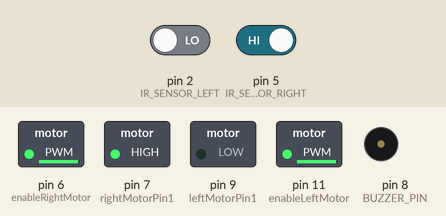
Simulated run of this sketch. Board: Arduino Uno, built with avr-gcc and run on an emulated ATmega328P. Shown: switched loads named in the sketch (green lamp = pin HIGH), buzzer (waves = sounding, pin HIGH). Inputs (shaded band) come from the test bench; at power-on: pin 2 (IR_SENSOR_LEFT) LOW, pin 5 (IR_SENSOR_RIGHT) HIGH.

Above: at 1.2 s.
1.3 s: pin 2 (IR_SENSOR_LEFT) driven HIGH
At 3.6 s:
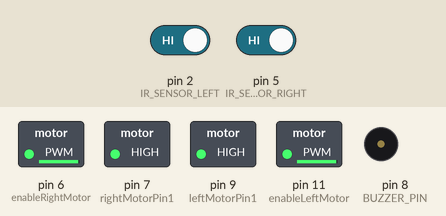
4.3 s: pin 5 (IR_SENSOR_RIGHT) driven LOW
At 5.7 s:
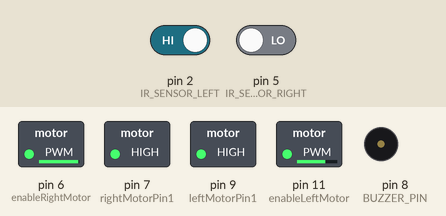
At 6.4 s:
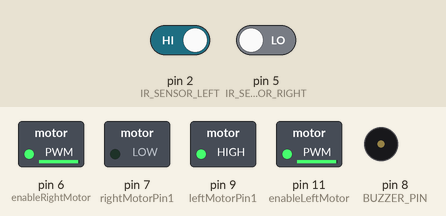
7.3 s: pin 5 (IR_SENSOR_RIGHT) driven HIGH
Timing chart, 0 to 16.3 s (numbered marks = the images above; inputs shaded):
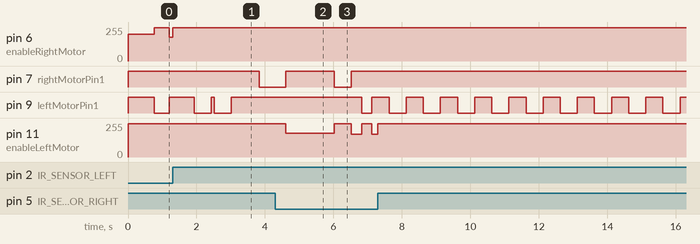

Measured:
- after the input at 4.3 s, pin 11 (enableLeftMotor): 250/255 → 180/255 after 0.31 s, → 250/255 1.4 s later, → 170/255 0.50 s later, → 250/255 0.30 s later, … (5 changes in this stretch)
- by itself, pin 9 (leftMotorPin1): alternates HIGH for 0.50 s and LOW for 0.50 s

The sketch:

2_Sensor_Follow_Line.ino
```cpp
//Code Cre:Tấn Cường UTE
#define IR_SENSOR_RIGHT 5
#define IR_SENSOR_LEFT 2
#define BUZZER_PIN 8
#define MAX_MOTOR_SPEED 250
int enableRightMotor = 6;
int rightMotorPin1 = 7;
int enableLeftMotor = 11;
int leftMotorPin1 = 9;
int aount = 0;
unsigned long startTime = 0;
const unsigned long straightDuration1 = 760;
const unsigned long turnDuration1 = 450;
boolean isTurning = false;
boolean isTTurning = false;
boolean isTTTurning = false;
boolean isTTTTurning = false;
boolean isTTTTTurning = false;
boolean isTTTTTTurning = false;
boolean isTTTTTTTurning = false;
boolean isTTTTTTTTurning = false;
boolean isTTTTTTTTTurning = false;
boolean Robot = false;
boolean RRobot = false;
boolean RRRobot = false;
boolean RRRRobot = false;
boolean RRRRRobot = false;
boolean RRRRRRobot = false;
boolean RRRRRRRobot = false;
boolean RRRRRRRRobot = false;
boolean RRRRRRRRRobot = false;
void setup() {
  pinMode(BUZZER_PIN, OUTPUT);
  pinMode(enableRightMotor, OUTPUT);
  pinMode(rightMotorPin1, OUTPUT);
  pinMode(enableLeftMotor, OUTPUT);
  pinMode(leftMotorPin1, OUTPUT);
  pinMode(IR_SENSOR_RIGHT, INPUT);
  pinMode(IR_SENSOR_LEFT, INPUT);
  rotateMotor(0, 0);
  startTime = millis();
}
void loop() {
  unsigned long currentTime = millis();
  int rightIRSensorValue = digitalRead(IR_SENSOR_RIGHT);
  int leftIRSensorValue = digitalRead(IR_SENSOR_LEFT);
  if (aount == 0) {
    if (!isTurning && aount == 0) {
      if ((unsigned long)(currentTime - startTime) < (unsigned long)(straightDuration1) && aount == 0) {
        if (rightIRSensorValue == LOW && leftIRSensorValue == LOW) {
          rotateMotor(MAX_MOTOR_SPEED, MAX_MOTOR_SPEED);
        } else if (rightIRSensorValue == HIGH && leftIRSensorValue == LOW) {
          rotateMotor(MAX_MOTOR_SPEED - 50, MAX_MOTOR_SPEED);
        } else if (rightIRSensorValue == LOW && leftIRSensorValue == HIGH) {
          rotateMotor(MAX_MOTOR_SPEED, MAX_MOTOR_SPEED - 50);
        } else {
          rotateMotor(0, 0);
        }
      } else if ((unsigned long)(currentTime - startTime) < (unsigned long)(straightDuration1 + turnDuration1) && aount == 0) {
        isTurning = true;
        startTime = (unsigned long)(currentTime);
        rotateMotor(MAX_MOTOR_SPEED, -MAX_MOTOR_SPEED);
        delay(100);
      } else {
        rotateMotor(0, 0);
      }
    } else {
      if ((unsigned long)(currentTime - startTime) < (unsigned long)(turnDuration1) && aount == 0) {
        rotateMotor(MAX_MOTOR_SPEED, -MAX_MOTOR_SPEED);
      } else {
        isTurning = false;
        startTime = (unsigned long)(currentTime);
        rotateMotor(0, 0);
        aount++;
      }
    }
  } else if (aount == 1) {
    if (!isTTurning && aount == 1) {
      if ((unsigned long)(currentTime - startTime) < (unsigned long)(720) && aount == 1) {
        if (rightIRSensorValue == LOW && leftIRSensorValue == LOW) {
          rotateMotor(MAX_MOTOR_SPEED, MAX_MOTOR_SPEED);
        } else if (rightIRSensorValue == HIGH && leftIRSensorValue == LOW) {
          rotateMotor(MAX_MOTOR_SPEED - 70, MAX_MOTOR_SPEED);
        } else if (rightIRSensorValue == LOW && leftIRSensorValue == HIGH) {
          rotateMotor(MAX_MOTOR_SPEED, MAX_MOTOR_SPEED - 70);
        } else {
          rotateMotor(MAX_MOTOR_SPEED, MAX_MOTOR_SPEED);
        }
      } else if ((unsigned long)(currentTime - startTime) < (unsigned long)(720 + 500) && aount == 1) {
        isTTurning = true;
        startTime = (unsigned long)(currentTime);
        rotateMotor(MAX_MOTOR_SPEED, -MAX_MOTOR_SPEED);
        delay(100);
      } else {
        rotateMotor(0, 0);
      }
    } else {
      // If turning
      if ((unsigned long)(currentTime - startTime) < (unsigned long)(500) && aount == 1) {
        rotateMotor(MAX_MOTOR_SPEED, -MAX_MOTOR_SPEED);
      } else {
        isTTurning = false;
        startTime = (unsigned long)(currentTime);
        rotateMotor(0, 0);
        aount++;
      }
    }
  } else if (aount == 2) {
    if (!isTTTurning && aount == 2) {
      if ((unsigned long)(currentTime - startTime) < (unsigned long)(90) && aount == 2) {
        if (rightIRSensorValue == LOW && leftIRSensorValue == LOW) {
          rotateMotor(MAX_MOTOR_SPEED, MAX_MOTOR_SPEED);
        } else if (rightIRSensorValue == HIGH && leftIRSensorValue == LOW) {
          rotateMotor(MAX_MOTOR_SPEED - 80, MAX_MOTOR_SPEED);
        } else if (rightIRSensorValue == LOW && leftIRSensorValue == HIGH) {
          rotateMotor(MAX_MOTOR_SPEED, MAX_MOTOR_SPEED - 80);
        } else {
          rotateMotor(MAX_MOTOR_SPEED, MAX_MOTOR_SPEED);
        }
      } else if ((unsigned long)(currentTime - startTime) < (unsigned long)(90 + 500) && aount == 2) {
        isTTTurning = true;
        startTime = (unsigned long)(currentTime);
        rotateMotor(MAX_MOTOR_SPEED, -MAX_MOTOR_SPEED);
        delay(100);
      } else {
        rotateMotor(0, 0);
      }
    } else {
      if ((unsigned long)(currentTime - startTime) < (unsigned long)(500) && aount == 2) {
        rotateMotor(MAX_MOTOR_SPEED, -MAX_MOTOR_SPEED);
      } else {
        isTTTurning = false;
        startTime = (unsigned long)(currentTime);
        rotateMotor(0, 0);
        aount++;
      }
    }
  } else if (aount == 3) {
    if (!isTTTTurning && aount == 3) {
      if ((unsigned long)(currentTime - startTime) < (unsigned long)(815) && aount == 3) {
        if (rightIRSensorValue == LOW && leftIRSensorValue == LOW) {
          rotateMotor(MAX_MOTOR_SPEED-50, MAX_MOTOR_SPEED-50);
        } else if (rightIRSensorValue == HIGH && leftIRSensorValue == LOW) {
          rotateMotor(0, MAX_MOTOR_SPEED-60);
        } else if (rightIRSensorValue == LOW && leftIRSensorValue == HIGH) {
          rotateMotor(MAX_MOTOR_SPEED-60, 0);
        } else {
          rotateMotor(MAX_MOTOR_SPEED, MAX_MOTOR_SPEED);
        }
      } else if ((unsigned long)(currentTime - startTime) < (unsigned long)(815 + 770) && aount == 3) {
        isTTTTurning = true;
        startTime = (unsigned long)(currentTime);
        rotateMotor(-MAX_MOTOR_SPEED, MAX_MOTOR_SPEED);
        delay(100);
      } else {
        rotateMotor(0, 0);
      }
    } else {
      if ((unsigned long)(currentTime - startTime) < (unsigned long)(770) && aount == 3) {
        rotateMotor(-MAX_MOTOR_SPEED, MAX_MOTOR_SPEED);
      } else {
        isTTTTurning = false;
        startTime = (unsigned long)(currentTime);
        rotateMotor(0, 0);
        aount++;
      }
    }
  } else if (aount == 4) {
      if (!isTTTTTurning && aount == 4) {
        if ((unsigned long)(currentTime - startTime) < (unsigned long)(1420) && aount == 4) {
          if (rightIRSensorValue == LOW && leftIRSensorValue == LOW) {
            rotateMotor(MAX_MOTOR_SPEED, MAX_MOTOR_SPEED);
          } else if (rightIRSensorValue == HIGH && leftIRSensorValue == LOW) {
            rotateMotor(MAX_MOTOR_SPEED - 70, MAX_MOTOR_SPEED);
          } else if (rightIRSensorValue == LOW && leftIRSensorValue == HIGH) {
            rotateMotor(MAX_MOTOR_SPEED, MAX_MOTOR_SPEED - 70);
          } else {
            rotateMotor(MAX_MOTOR_SPEED, MAX_MOTOR_SPEED);
          }
        } else if ((unsigned long)(currentTime - startTime) < (unsigned long)(1420 + 500) && aount == 4) {
          isTTTTTurning = true;
          startTime = (unsigned long)(currentTime);
          rotateMotor(-MAX_MOTOR_SPEED, MAX_MOTOR_SPEED);
          delay(100);
        } else {
          rotateMotor(0, 0);
        }
      } else {
        if ((unsigned long)(currentTime - startTime) < (unsigned long)(500) && aount == 4) {
          rotateMotor(-MAX_MOTOR_SPEED, MAX_MOTOR_SPEED);
        } else {
          isTTTTTurning = false;
          startTime = (unsigned long)(currentTime);
          rotateMotor(0, 0);
          aount++;
        }
      }
   } else if (aount == 5) {
    if (!isTTTTTTurning && aount == 5) {
      if ((unsigned long)(currentTime - startTime) < (unsigned long)(300) && aount == 5) {
        if (rightIRSensorValue == LOW && leftIRSensorValue == LOW) {
          rotateMotor(MAX_MOTOR_SPEED, MAX_MOTOR_SPEED);
        } else if (rightIRSensorValue == HIGH && leftIRSensorValue == LOW) {
          rotateMotor(MAX_MOTOR_SPEED - 80, MAX_MOTOR_SPEED);
        } else if (rightIRSensorValue == LOW && leftIRSensorValue == HIGH) {
          rotateMotor(MAX_MOTOR_SPEED, MAX_MOTOR_SPEED - 80);
        } else {
          rotateMotor(MAX_MOTOR_SPEED, MAX_MOTOR_SPEED);
        }
      } else if ((unsigned long)(currentTime - startTime) < (unsigned long)(300 + 300) && aount == 5) {
        isTTTTTTurning = true;
        startTime = (unsigned long)(currentTime);
        rotateMotor(MAX_MOTOR_SPEED,-MAX_MOTOR_SPEED);
        delay(100);
      } else {
        rotateMotor(0, 0);
      }
    } else {
      if ((unsigned long)(currentTime - startTime) < (unsigned long)(300) && aount == 5) {
        rotateMotor(MAX_MOTOR_SPEED, -MAX_MOTOR_SPEED);
      } else {
        isTTTTTTurning = false;
        startTime = (unsigned long)(currentTime);
        rotateMotor(0, 0);
        aount++;
      }
    }
  } else if (aount == 6) {
    if (!isTTTTTTTurning && aount == 6) {
      if ((unsigned long)(currentTime - startTime) < (unsigned long)(500) && aount == 6) {
        if (rightIRSensorValue == LOW && leftIRSensorValue == LOW) {
          rotateMotor(MAX_MOTOR_SPEED, MAX_MOTOR_SPEED);
        } else if (rightIRSensorValue == HIGH && leftIRSensorValue == LOW) {
          rotateMotor(MAX_MOTOR_SPEED - 80, MAX_MOTOR_SPEED);
        } else if (rightIRSensorValue == LOW && leftIRSensorValue == HIGH) {
          rotateMotor(MAX_MOTOR_SPEED, MAX_MOTOR_SPEED - 80);
        } else {
          rotateMotor(MAX_MOTOR_SPEED, MAX_MOTOR_SPEED);
        }
      } else if ((unsigned long)(currentTime - startTime) < (unsigned long)(500 + 500) && aount == 6) {
        isTTTTTTTurning = true;
        startTime = (unsigned long)(currentTime);
        rotateMotor(MAX_MOTOR_SPEED, -MAX_MOTOR_SPEED);
        delay(100);
      } else {
        rotateMotor(0, 0);
      }
    } else {
      if ((unsigned long)(currentTime - startTime) < (unsigned long)(500) && aount == 6) {
        rotateMotor(MAX_MOTOR_SPEED, -MAX_MOTOR_SPEED);
      } else {
        isTTTTTTTurning = false;
        startTime = (unsigned long)(currentTime);
        rotateMotor(0, 0);
      }
    }
  }
//  } else if (aount == 7) {
//    if (!isTTTTTTTTurning && aount == 7) {
//      if ((unsigned long)(currentTime - startTime) < (unsigned long)(70) && aount == 7) {
//        if (rightIRSensorValue == LOW && leftIRSensorValue == LOW) {
//          rotateMotor(MAX_MOTOR_SPEED, MAX_MOTOR_SPEED);
//        } else if (rightIRSensorValue == HIGH && leftIRSensorValue == LOW) {
//          rotateMotor(MAX_MOTOR_SPEED - 80, MAX_MOTOR_SPEED);
//        } else if (rightIRSensorValue == LOW && leftIRSensorValue == HIGH) {
//          rotateMotor(MAX_MOTOR_SPEED, MAX_MOTOR_SPEED - 80);
//        } else {
//          rotateMotor(MAX_MOTOR_SPEED, MAX_MOTOR_SPEED);
//        }
//      } else if ((unsigned long)(currentTime - startTime) < (unsigned long)(70 + 380) && aount == 7) {
//        isTTTTTTTTurning = true;
//        startTime = (unsigned long)(currentTime);
//        rotateMotor(MAX_MOTOR_SPEED, -MAX_MOTOR_SPEED);
//        delay(100);
//      } else {
//        rotateMotor(0, 0);
//      }
//    } else {
//      // If turning
//      if ((unsigned long)(currentTime - startTime) < (unsigned long)(380) && aount == 7) {
//        rotateMotor(MAX_MOTOR_SPEED, -MAX_MOTOR_SPEED);
//      } else {
//        isTTTTTTTTurning = false;
//        startTime = (unsigned long)(currentTime);
//        rotateMotor(0, 0);
//      }
//    }
//  }
//  } else if (aount == 8) {
//    if (!isTTTTTTTTTurning && aount == 8) {
//      if ((unsigned long)(currentTime - startTime) < (unsigned long)(50) && aount == 8) {
//        if (rightIRSensorValue == LOW && leftIRSensorValue == LOW) {
//          rotateMotor(MAX_MOTOR_SPEED, MAX_MOTOR_SPEED);
//        } else if (rightIRSensorValue == HIGH && leftIRSensorValue == LOW) {
//          rotateMotor(MAX_MOTOR_SPEED - 80, MAX_MOTOR_SPEED);
//        } else if (rightIRSensorValue == LOW && leftIRSensorValue == HIGH) {
//          rotateMotor(MAX_MOTOR_SPEED, MAX_MOTOR_SPEED - 80);
//        } else {
//          rotateMotor(MAX_MOTOR_SPEED, MAX_MOTOR_SPEED);
//        }
//      } else if ((unsigned long)(currentTime - startTime) < (unsigned long)(50 + 380) && aount == 8) {
//        isTTTTTTTTTurning = true;
//        startTime = (unsigned long)(currentTime);
//        rotateMotor(-MAX_MOTOR_SPEED, MAX_MOTOR_SPEED);
//        delay(100);
//      } else {
//        rotateMotor(0, 0);
//      }
//    } else {
//      // If turning
//      if ((unsigned long)(currentTime - startTime) < (unsigned long)(380) && aount == 8) {
//        rotateMotor(-MAX_MOTOR_SPEED, MAX_MOTOR_SPEED);
//      } else {
//        isTTTTTTTTTurning = false;
//        startTime = (unsigned long)(currentTime);
//        rotateMotor(0, 0);
//      }
//    }
//  }
}
void rotateMotor(int rightMotorSpeed, int leftMotorSpeed) {
  digitalWrite(rightMotorPin1, (rightMotorSpeed < 0) ? LOW : HIGH);
  analogWrite(enableRightMotor, constrain(abs(rightMotorSpeed), 0, MAX_MOTOR_SPEED));
  digitalWrite(leftMotorPin1, (leftMotorSpeed < 0) ? LOW : HIGH);
  analogWrite(enableLeftMotor, constrain(abs(leftMotorSpeed), 0, MAX_MOTOR_SPEED));
}
```
